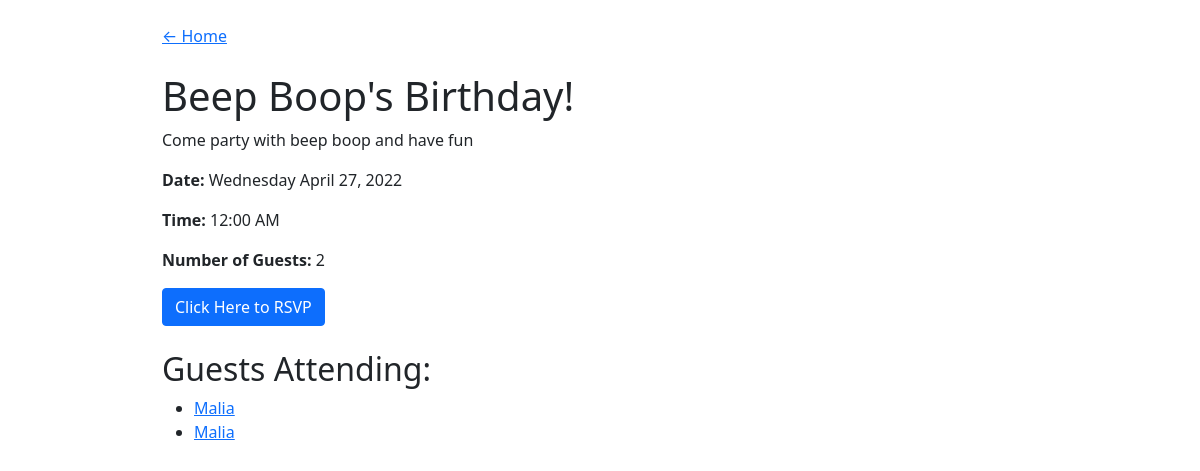
Before: /event/1 with the older database file.
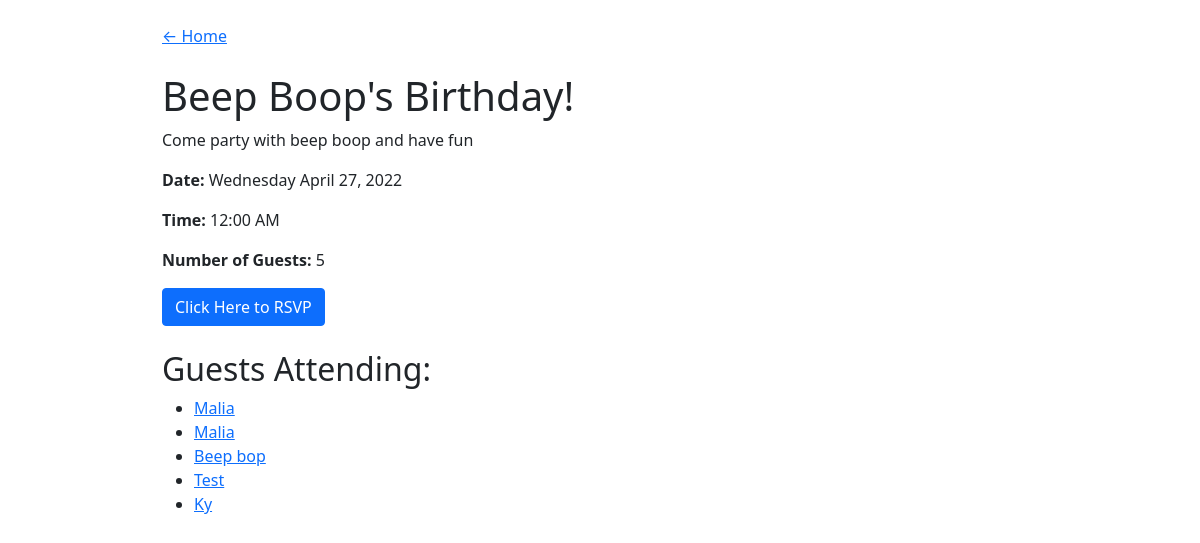
After: the same page with the newer database file.
### events_app/models.py (models this page shows)
class Event(db.Model):
    id = db.Column(db.Integer, primary_key=True)
    title = db.Column(db.String(80), nullable=False)
    description = db.Column(db.String(80), nullable=False)
    date_and_time = db.Column(db.DateTime(timezone=True))
    guests = db.relationship('Guest', secondary = 'guest_events', back_populates="events_attending")
    event_type = db.Column(db.Enum(EventType), default=EventType.MISC)

class Guest(db.Model):
    id = db.Column(db.Integer, primary_key=True)
    name = db.Column(db.String(80), nullable=False)
    email = db.Column(db.String(80), nullable=False, unique=True)
    phone = db.Column(db.Integer, nullable=False, unique=True)
    events_attending = db.relationship('Event', secondary='guest_events', back_populates="guests")

### events_app/routes.py (the view)
@main.route('/event/<event_id>', defaults={'error': None})
@main.route('/event/<event_id>/<error>', methods=['GET'])
def event_detail(event_id, error):
    event = Event.query.filter_by(id=event_id).one()
    print(f'error: {error}')
    return render_template('event_detail.html', event=event, error=error)

### events_app/templates/event_detail.html (shortened to what this page needs)
{% extends 'base.html' %}
{% block content %}
<a href="/">← Home</a>
<h1 class="pt-4">{{event.title}}</h1>
<p>{{event.description}}</p>
<p><strong>Date:</strong> {{event.date_and_time.strftime('%A %B %d, %Y')}}</p>
<p><strong>Time:</strong> {{event.date_and_time.strftime('%I:%M %p')}}</p>
<p><strong>Number of Guests:</strong> {{event.guests|length}}</p>
<button type="button" class="btn btn-primary" data-bs-toggle="modal" data-bs-target="#RSVPModal">
    Click Here to RSVP
</button>
<h2 class="pt-4">Guests Attending:</h2>
<ul>
    {% for guest in event.guests %}
        <li><a href="/guest/{{ guest.id }}">{{guest.name}}</a></li>
    {% endfor %}
</ul>
{% endblock %}

### events_app/templates/base.html (shortened to what this page needs)
<!DOCTYPE html>
<html lang="en">
    <head>
        <link href="https://cdn.jsdelivr.net/npm/bootstrap@5.1.3/dist/css/bootstrap.min.css" rel="stylesheet">
        <link rel="stylesheet" href="/static/style.css">
    </head>
    <body>
        <div id="content">
            <div class="container pt-4">
                {% block content %}{% endblock %}
            </div>
        </div>
    </body>
</html>

### events_app/static/style.css (style rules this page uses)
body { display: flex; justify-content: center; }
#content { width: 75%; }

Changed rows visible on the page:
added Guest: name "Beep bop"
added Guest: name "Test"
added Guest: name "Ky"
Other visible differences:
{{ event.guests|length }}: "2" → "5"
